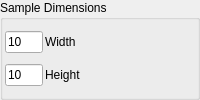
                  <widget class="QGroupBox" name="SampleDimensionsBox">
                   <property name="enabled">
                    <bool>true</bool>
                   </property>
                   <property name="sizePolicy">
                    <sizepolicy hsizetype="Expanding" vsizetype="Expanding">
                     <horstretch>0</horstretch>
                     <verstretch>0</verstretch>
                    </sizepolicy>
                   </property>
                   <property name="title">
                    <string>Sample Dimensions</string>
                   </property>
                   <property name="checkable">
                    <bool>false</bool>
                   </property>
                   <property name="checked">
                    <bool>false</bool>
                   </property>
                   <layout class="QVBoxLayout" name="verticalLayout_2">
                    <property name="spacing">
                     <number>2</number>
                    </property>
                    <property name="leftMargin">
                     <number>2</number>
                    </property>
                    <property name="topMargin">
                     <number>2</number>
                    </property>
                    <property name="rightMargin">
                     <number>2</number>
                    </property>
                    <property name="bottomMargin">
                     <number>2</number>
                    </property>
                    <item>
                     <layout class="QHBoxLayout" name="horizontalLayout_3">
                      <item>
                       <widget class="QLineEdit" name="lineEdit_sample_width">
                        <property name="sizePolicy">
                         <sizepolicy hsizetype="Expanding" vsizetype="Fixed">
                          <horstretch>20</horstretch>
                          <verstretch>0</verstretch>
                         </sizepolicy>
                        </property>
                        <property name="toolTip">
                         <string>Sample width [mm]</string>
                        </property>
                        <property name="text">
                         <string>10</string>
                        </property>
                       </widget>
                      </item>
                      <item>
                       <widget class="QLabel" name="label_sample_width">
                        <property name="sizePolicy">
                         <sizepolicy hsizetype="Expanding" vsizetype="Fixed">
                          <horstretch>80</horstretch>
                          <verstretch>0</verstretch>
                         </sizepolicy>
                        </property>
                        <property name="toolTip">
                         <string>Sample width [mm]</string>
                        </property>
                        <property name="text">
                         <string>Width</string>
                        </property>
                       </widget>
                      </item>
                     </layout>
                    </item>
                    <item>
                     <layout class="QHBoxLayout" name="horizontalLayout_2">
                      <item>
                       <widget class="QLineEdit" name="lineEdit_sample_height">
                        <property name="sizePolicy">
                         <sizepolicy hsizetype="Expanding" vsizetype="Fixed">
                          <horstretch>20</horstretch>
                          <verstretch>0</verstretch>
                         </sizepolicy>
                        </property>
                        <property name="toolTip">
                         <string>Sample height [mm]</string>
                        </property>
                        <property name="text">
                         <string>10</string>
                        </property>
                       </widget>
                      </item>
                      <item>
                       <widget class="QLabel" name="label_sample_height">
                        <property name="sizePolicy">
                         <sizepolicy hsizetype="Expanding" vsizetype="Fixed">
                          <horstretch>80</horstretch>
                          <verstretch>0</verstretch>
                         </sizepolicy>
                        </property>
                        <property name="toolTip">
                         <string>Sample height [mm]</string>
                        </property>
                        <property name="text">
                         <string>Height</string>
                        </property>
                       </widget>
                      </item>
                     </layout>
                    </item>
                   </layout>
                  </widget>
